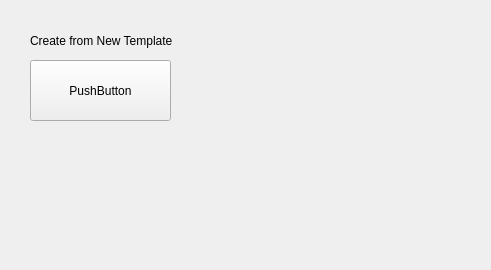
<?xml version="1.0" encoding="UTF-8"?>
<ui version="4.0">
 <class>Wdgnewimagefromtemplate</class>
 <widget class="QWidget" name="Wdgnewimagefromtemplate">
  <property name="geometry">
   <rect>
    <x>0</x>
    <y>0</y>
    <width>491</width>
    <height>270</height>
   </rect>
  </property>
  <property name="windowTitle">
   <string>New Image from Template</string>
  </property>
  <widget class="QPushButton" name="pushButton">
   <property name="geometry">
    <rect>
     <x>30</x>
     <y>60</y>
     <width>141</width>
     <height>61</height>
    </rect>
   </property>
   <property name="text">
    <string>PushButton</string>
   </property>
  </widget>
  <widget class="QLabel" name="label">
   <property name="geometry">
    <rect>
     <x>30</x>
     <y>20</y>
     <width>201</width>
     <height>41</height>
    </rect>
   </property>
   <property name="text">
    <string>Create from New Template</string>
   </property>
  </widget>
 </widget>
 <resources/>
 <connections/>
</ui>
